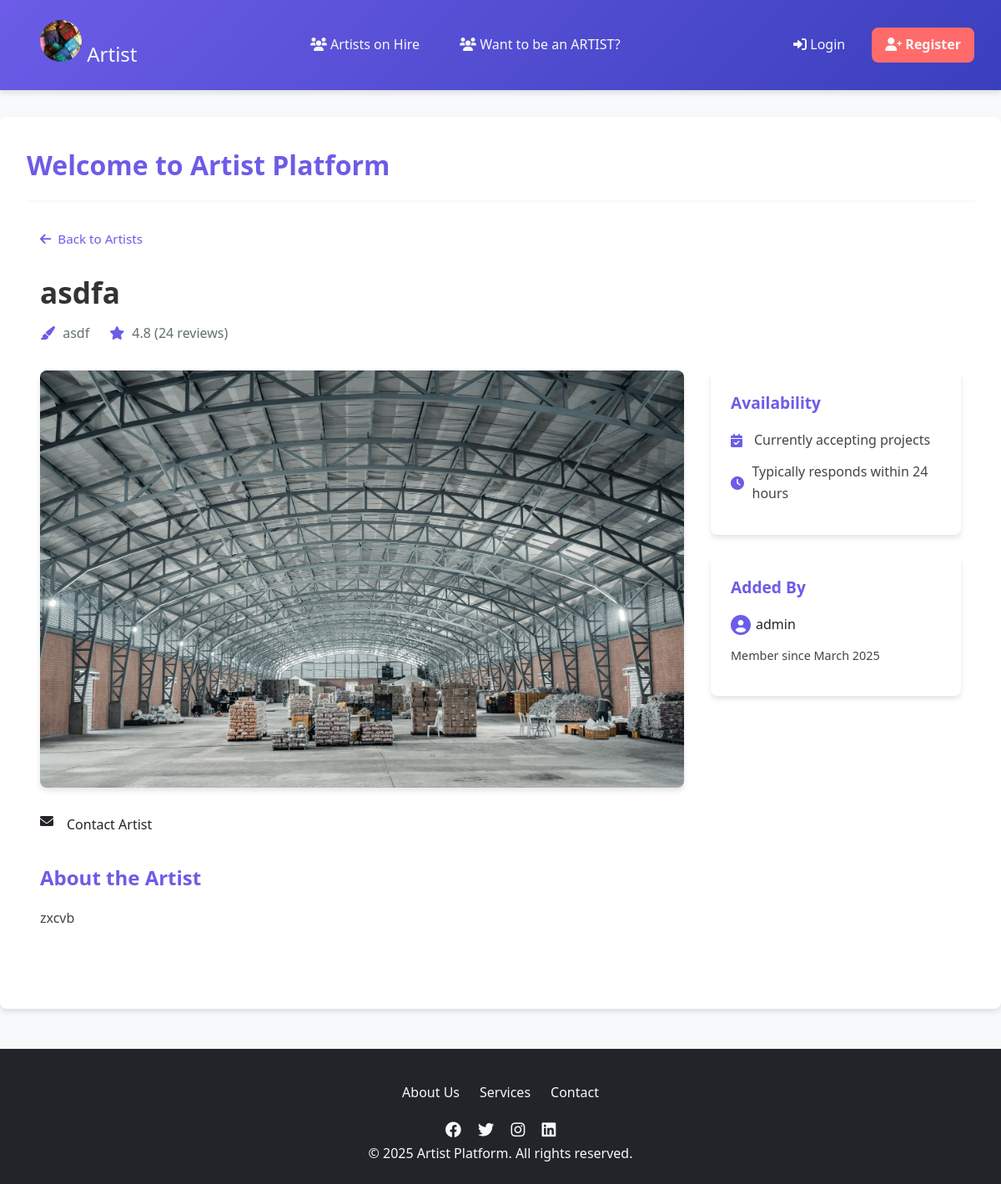
The app's page /artist/3/, older data.
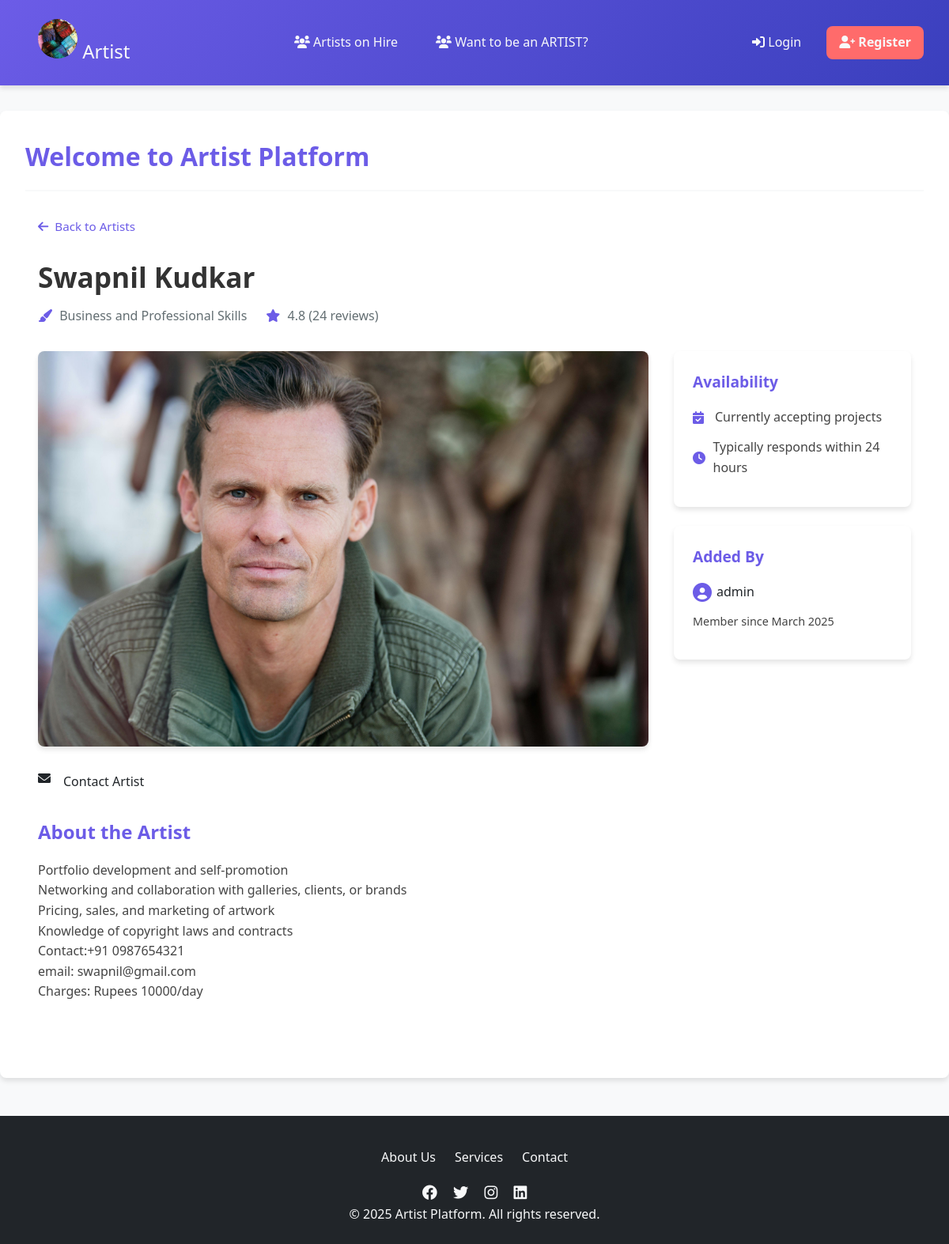
The same page, newer data.
### accounts/models.py (models this page shows, shortened)
class Artist(models.Model):
    name = models.CharField(max_length=100)
    bio = models.TextField()
    expertise = models.CharField(max_length=100)
    image = models.ImageField(upload_to="artists/", blank=True, null=True)
    added_by = models.ForeignKey(settings.AUTH_USER_MODEL, on_delete=models.CASCADE)  # Fix here

class CustomUser(AbstractUser):
    phone = models.CharField(max_length=15, blank=True, null=True)

### accounts/views.py (the view)
# urls.py: path("artist/<int:artist_id>/", artist_detail, name="artist_detail"),  # Dynamic artist detail page
def artist_detail(request, artist_id):
    artist = get_object_or_404(Artist, id=artist_id)
    return render(request, "accounts/artist_detail.html", {"artist": artist})

### accounts/templates/accounts/artist_detail.html (shortened to what this page needs)
{% extends 'base.html' %}
{% block content %}
<div class="artist-detail-container">
    <div class="artist-header">
        <a href="{% url 'hire_artists' %}" class="back-link">
            <i class="fas fa-arrow-left"></i> Back to Artists
        </a>
        <h1>{{ artist.name }}</h1>
        <div class="artist-meta">
            <span class="expertise"><i class="fas fa-paint-brush"></i> {{ artist.expertise }}</span>
            <span class="rating"><i class="fas fa-star"></i> 4.8 (24 reviews)</span>
        </div>
    </div>
    <div class="artist-content">
        <div class="artist-main">
            <div class="artist-image-container">
                {% if artist.image %}
                <img src="{{ artist.image.url }}" alt="{{ artist.name }}" class="artist-image">
                {% else %}
                <div class="artist-initials">{{ artist.name|slice:":2"|upper }}</div>
                {% endif %}
                <div class="artist-actions">
                        <i class="fas fa-envelope"></i> Contact Artist
                </div>
            </div>
            <div class="artist-info">
                <h2>About the Artist</h2>
                <div class="bio">{{ artist.bio|linebreaks }}</div>
            </div>
        </div>
        <div class="artist-sidebar">
            <div class="sidebar-section">
                <h3>Availability</h3>
                <p><i class="fas fa-calendar-check"></i> Currently accepting projects</p>
                <p><i class="fas fa-clock"></i> Typically responds within 24 hours</p>
            </div>
            <div class="sidebar-section">
                <h3>Added By</h3>
                <div class="added-by">
                    <i class="fas fa-user-circle"></i>
                    <span>{{ artist.added_by.username }}</span>
                </div>
                <p class="join-date">Member since {{ artist.added_by.date_joined|date:"F Y" }}</p>
            </div>
        </div>
    </div>
</div>
{% endblock %}

Row changes from the older to the newer data that the page shows:
changed Artist "admin": name "asdfa" → "Swapnil Kudkar"; expertise "asdf" → "Business and Professional Skills"; image: a different picture; bio "zxcvb" → "Portfolio development and self-promotion Networking and collaboration with galleries, clients, or brands Pricing, sales, and marketing of artwork Knowledge of copyright laws and contracts Contact:+91 0987654321 email: swapnil@gmail.com Charges: Rupees 10000/day"
